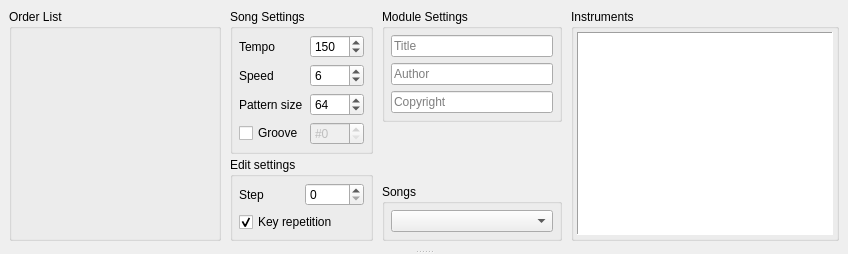
  <widget class="QWidget" name="centralWidget">
   <layout class="QHBoxLayout" name="horizontalLayout_2">
    <property name="spacing">
     <number>0</number>
    </property>
    <property name="leftMargin">
     <number>0</number>
    </property>
    <property name="topMargin">
     <number>0</number>
    </property>
    <property name="rightMargin">
     <number>0</number>
    </property>
    <property name="bottomMargin">
     <number>0</number>
    </property>
    <item>
     <widget class="QSplitter" name="splitter">
      <property name="orientation">
       <enum>Qt::Vertical</enum>
      </property>
      <property name="childrenCollapsible">
       <bool>false</bool>
      </property>
      <widget class="QWidget" name="layoutWidget">
       <layout class="QHBoxLayout" name="horizontalLayout" stretch="0,0,0,0">
        <property name="spacing">
         <number>9</number>
        </property>
        <property name="leftMargin">
         <number>9</number>
        </property>
        <property name="topMargin">
         <number>9</number>
        </property>
        <property name="rightMargin">
         <number>9</number>
        </property>
        <property name="bottomMargin">
         <number>9</number>
        </property>
        <item>
         <widget class="QGroupBox" name="orderListGroupBox">
          <property name="sizePolicy">
           <sizepolicy hsizetype="Preferred" vsizetype="Ignored">
            <horstretch>0</horstretch>
            <verstretch>0</verstretch>
           </sizepolicy>
          </property>
          <property name="title">
           <string>Order List</string>
          </property>
          <layout class="QVBoxLayout" name="verticalLayout_6">
           <property name="leftMargin">
            <number>3</number>
           </property>
           <property name="topMargin">
            <number>3</number>
           </property>
           <property name="rightMargin">
            <number>3</number>
           </property>
           <property name="bottomMargin">
            <number>3</number>
           </property>
           <item>
            <widget class="OrderListEditor" name="orderList">
             <property name="sizePolicy">
              <sizepolicy hsizetype="Preferred" vsizetype="Ignored">
               <horstretch>0</horstretch>
               <verstretch>0</verstretch>
              </sizepolicy>
             </property>
             <property name="minimumSize">
              <size>
               <width>200</width>
               <height>0</height>
              </size>
             </property>
            </widget>
           </item>
          </layout>
         </widget>
        </item>
        <item>
         <layout class="QVBoxLayout" name="verticalLayout_4">
          <property name="spacing">
           <number>3</number>
          </property>
          <property name="sizeConstraint">
           <enum>QLayout::SetDefaultConstraint</enum>
          </property>
          <item>
           <widget class="QGroupBox" name="songSettingsGroupBox">
            <property name="sizePolicy">
             <sizepolicy hsizetype="Preferred" vsizetype="Preferred">
              <horstretch>0</horstretch>
              <verstretch>0</verstretch>
             </sizepolicy>
            </property>
            <property name="title">
             <string>Song Settings</string>
            </property>
            <layout class="QGridLayout" name="gridLayout_2">
             <property name="leftMargin">
              <number>6</number>
             </property>
             <property name="topMargin">
              <number>6</number>
             </property>
             <property name="rightMargin">
              <number>6</number>
             </property>
             <property name="bottomMargin">
              <number>6</number>
             </property>
             <property name="spacing">
              <number>6</number>
             </property>
             <item row="0" column="0">
              <widget class="QLabel" name="tempoLabel">
               <property name="sizePolicy">
                <sizepolicy hsizetype="Preferred" vsizetype="Preferred">
                 <horstretch>0</horstretch>
                 <verstretch>0</verstretch>
                </sizepolicy>
               </property>
               <property name="text">
                <string>Tempo</string>
               </property>
               <property name="alignment">
                <set>Qt::AlignLeading|Qt::AlignLeft|Qt::AlignVCenter</set>
               </property>
              </widget>
             </item>
             <item row="0" column="1">
              <widget class="QSpinBox" name="tempoSpinBox">
               <property name="keyboardTracking">
                <bool>false</bool>
               </property>
               <property name="minimum">
                <number>32</number>
               </property>
               <property name="maximum">
                <number>255</number>
               </property>
               <property name="value">
                <number>150</number>
               </property>
              </widget>
             </item>
             <item row="1" column="0">
              <widget class="QLabel" name="speedLabel">
               <property name="sizePolicy">
                <sizepolicy hsizetype="Preferred" vsizetype="Preferred">
                 <horstretch>0</horstretch>
                 <verstretch>0</verstretch>
                </sizepolicy>
               </property>
               <property name="text">
                <string>Speed</string>
               </property>
               <property name="alignment">
                <set>Qt::AlignLeading|Qt::AlignLeft|Qt::AlignVCenter</set>
               </property>
              </widget>
             </item>
             <item row="1" column="1">
              <widget class="QSpinBox" name="speedSpinBox">
               <property name="keyboardTracking">
                <bool>false</bool>
               </property>
               <property name="minimum">
                <number>1</number>
               </property>
               <property name="maximum">
                <number>31</number>
               </property>
               <property name="value">
                <number>6</number>
               </property>
              </widget>
             </item>
             <item row="2" column="0">
              <widget class="QLabel" name="patternSizeLabel">
               <property name="sizePolicy">
                <sizepolicy hsizetype="Preferred" vsizetype="Preferred">
                 <horstretch>0</horstretch>
                 <verstretch>0</verstretch>
                </sizepolicy>
               </property>
               <property name="text">
                <string>Pattern size</string>
               </property>
               <property name="alignment">
                <set>Qt::AlignLeading|Qt::AlignLeft|Qt::AlignVCenter</set>
               </property>
              </widget>
             </item>
             <item row="2" column="1">
              <widget class="QSpinBox" name="patternSizeSpinBox">
               <property name="keyboardTracking">
                <bool>false</bool>
               </property>
               <property name="minimum">
                <number>1</number>
               </property>
               <property name="maximum">
                <number>256</number>
               </property>
               <property name="value">
                <number>64</number>
               </property>
              </widget>
             </item>
             <item row="3" column="0">
              <widget class="QCheckBox" name="grooveCheckBox">
               <property name="sizePolicy">
                <sizepolicy hsizetype="Preferred" vsizetype="Fixed">
                 <horstretch>0</horstretch>
                 <verstretch>0</verstretch>
                </sizepolicy>
               </property>
               <property name="text">
                <string>Groove</string>
               </property>
              </widget>
             </item>
             <item row="3" column="1">
              <widget class="QSpinBox" name="grooveSpinBox">
               <property name="enabled">
                <bool>false</bool>
               </property>
               <property name="keyboardTracking">
                <bool>false</bool>
               </property>
               <property name="prefix">
                <string>#</string>
               </property>
               <property name="maximum">
                <number>127</number>
               </property>
              </widget>
             </item>
            </layout>
           </widget>
          </item>
          <item>
           <widget class="QGroupBox" name="editSettingsGroupBox">
            <property name="sizePolicy">
             <sizepolicy hsizetype="Preferred" vsizetype="Preferred">
              <horstretch>0</horstretch>
              <verstretch>0</verstretch>
             </sizepolicy>
            </property>
            <property name="title">
             <string>Edit settings</string>
            </property>
            <layout class="QGridLayout" name="gridLayout">
             <property name="leftMargin">
              <number>6</number>
             </property>
             <property name="topMargin">
              <number>6</number>
             </property>
             <property name="rightMargin">
              <number>6</number>
             </property>
             <property name="bottomMargin">
              <number>6</number>
             </property>
             <property name="spacing">
              <number>6</number>
             </property>
             <item row="0" column="0">
              <widget class="QLabel" name="editableStepLabel">
               <property name="sizePolicy">
                <sizepolicy hsizetype="Preferred" vsizetype="Preferred">
                 <horstretch>0</horstretch>
                 <verstretch>0</verstretch>
                </sizepolicy>
               </property>
               <property name="text">
                <string>Step</string>
               </property>
               <property name="alignment">
                <set>Qt::AlignLeading|Qt::AlignLeft|Qt::AlignVCenter</set>
               </property>
              </widget>
             </item>
             <item row="0" column="1">
              <widget class="QSpinBox" name="editableStepSpinBox">
               <property name="sizePolicy">
                <sizepolicy hsizetype="Minimum" vsizetype="Fixed">
                 <horstretch>0</horstretch>
                 <verstretch>0</verstretch>
                </sizepolicy>
               </property>
               <property name="keyboardTracking">
                <bool>false</bool>
               </property>
               <property name="minimum">
                <number>0</number>
               </property>
               <property name="maximum">
                <number>256</number>
               </property>
              </widget>
             </item>
             <item row="1" column="0" colspan="2">
              <widget class="QCheckBox" name="keyRepeatCheckBox">
               <property name="sizePolicy">
                <sizepolicy hsizetype="Preferred" vsizetype="Fixed">
                 <horstretch>0</horstretch>
                 <verstretch>0</verstretch>
                </sizepolicy>
               </property>
               <property name="text">
                <string>Key repetition</string>
               </property>
               <property name="checked">
                <bool>true</bool>
               </property>
              </widget>
             </item>
            </layout>
           </widget>
          </item>
         </layout>
        </item>
        <item>
         <layout class="QVBoxLayout" name="verticalLayout_3">
          <property name="spacing">
           <number>3</number>
          </property>
          <property name="sizeConstraint">
           <enum>QLayout::SetDefaultConstraint</enum>
          </property>
          <item>
           <widget class="QGroupBox" name="moduleSettingsGroupBox">
            <property name="sizePolicy">
             <sizepolicy hsizetype="Preferred" vsizetype="Preferred">
              <horstretch>0</horstretch>
              <verstretch>0</verstretch>
             </sizepolicy>
            </property>
            <property name="title">
             <string>Module Settings</string>
            </property>
            <layout class="QVBoxLayout" name="verticalLayout_5">
             <property name="leftMargin">
              <number>6</number>
             </property>
             <property name="topMargin">
              <number>6</number>
             </property>
             <property name="rightMargin">
              <number>6</number>
             </property>
             <property name="bottomMargin">
              <number>6</number>
             </property>
             <item>
              <widget class="QLineEdit" name="modTitleLineEdit">
               <property name="sizePolicy">
                <sizepolicy hsizetype="Minimum" vsizetype="Fixed">
                 <horstretch>0</horstretch>
                 <verstretch>0</verstretch>
                </sizepolicy>
               </property>
               <property name="placeholderText">
                <string>Title</string>
               </property>
              </widget>
             </item>
             <item>
              <widget class="QLineEdit" name="authorLineEdit">
               <property name="sizePolicy">
                <sizepolicy hsizetype="Minimum" vsizetype="Fixed">
                 <horstretch>0</horstretch>
                 <verstretch>0</verstretch>
                </sizepolicy>
               </property>
               <property name="placeholderText">
                <string>Author</string>
               </property>
              </widget>
             </item>
             <item>
              <widget class="QLineEdit" name="copyrightLineEdit">
               <property name="sizePolicy">
                <sizepolicy hsizetype="Minimum" vsizetype="Fixed">
                 <horstretch>0</horstretch>
                 <verstretch>0</verstretch>
                </sizepolicy>
               </property>
               <property name="placeholderText">
                <string>Copyright</string>
               </property>
              </widget>
             </item>
            </layout>
           </widget>
          </item>
          <item>
           <widget class="WaveVisual" name="waveVisual" native="true">
            <property name="sizePolicy">
             <sizepolicy hsizetype="Minimum" vsizetype="Preferred">
              <horstretch>0</horstretch>
              <verstretch>0</verstretch>
             </sizepolicy>
            </property>
            <property name="minimumSize">
             <size>
              <width>180</width>
              <height>45</height>
             </size>
            </property>
           </widget>
          </item>
          <item>
           <widget class="QGroupBox" name="songsGroupBox">
            <property name="title">
             <string>Songs</string>
            </property>
            <layout class="QVBoxLayout" name="verticalLayout_2">
             <property name="leftMargin">
              <number>6</number>
             </property>
             <property name="topMargin">
              <number>6</number>
             </property>
             <property name="rightMargin">
              <number>6</number>
             </property>
             <property name="bottomMargin">
              <number>6</number>
             </property>
             <item>
              <widget class="QComboBox" name="songComboBox">
               <property name="sizePolicy">
                <sizepolicy hsizetype="Minimum" vsizetype="Fixed">
                 <horstretch>0</horstretch>
                 <verstretch>0</verstretch>
                </sizepolicy>
               </property>
              </widget>
             </item>
            </layout>
           </widget>
          </item>
         </layout>
        </item>
        <item>
         <widget class="QGroupBox" name="instrumentListGroupBox">
          <property name="sizePolicy">
           <sizepolicy hsizetype="Expanding" vsizetype="Ignored">
            <horstretch>0</horstretch>
            <verstretch>0</verstretch>
           </sizepolicy>
          </property>
          <property name="title">
           <string>Instruments</string>
          </property>
          <layout class="QVBoxLayout" name="verticalLayout">
           <property name="spacing">
            <number>0</number>
           </property>
           <property name="leftMargin">
            <number>3</number>
           </property>
           <property name="topMargin">
            <number>3</number>
           </property>
           <property name="rightMargin">
            <number>3</number>
           </property>
           <property name="bottomMargin">
            <number>3</number>
           </property>
           <item>
            <widget class="QListWidget" name="instrumentListWidget">
             <property name="sizePolicy">
              <sizepolicy hsizetype="Expanding" vsizetype="Ignored">
               <horstretch>0</horstretch>
               <verstretch>0</verstretch>
              </sizepolicy>
             </property>
             <property name="styleSheet">
              <string notr="true"/>
             </property>
             <property name="frameShape">
              <enum>QFrame::Panel</enum>
             </property>
             <property name="iconSize">
              <size>
               <width>16</width>
               <height>16</height>
              </size>
             </property>
             <property name="isWrapping" stdset="0">
              <bool>true</bool>
             </property>
             <property name="resizeMode">
              <enum>QListView::Adjust</enum>
             </property>
            </widget>
           </item>
          </layout>
         </widget>
        </item>
       </layout>
      </widget>
      <widget class="PatternEditor" name="patternEditor">
       <property name="sizePolicy">
        <sizepolicy hsizetype="Preferred" vsizetype="MinimumExpanding">
         <horstretch>0</horstretch>
         <verstretch>0</verstretch>
        </sizepolicy>
       </property>
      </widget>
     </widget>
    </item>
   </layout>
  </widget>
